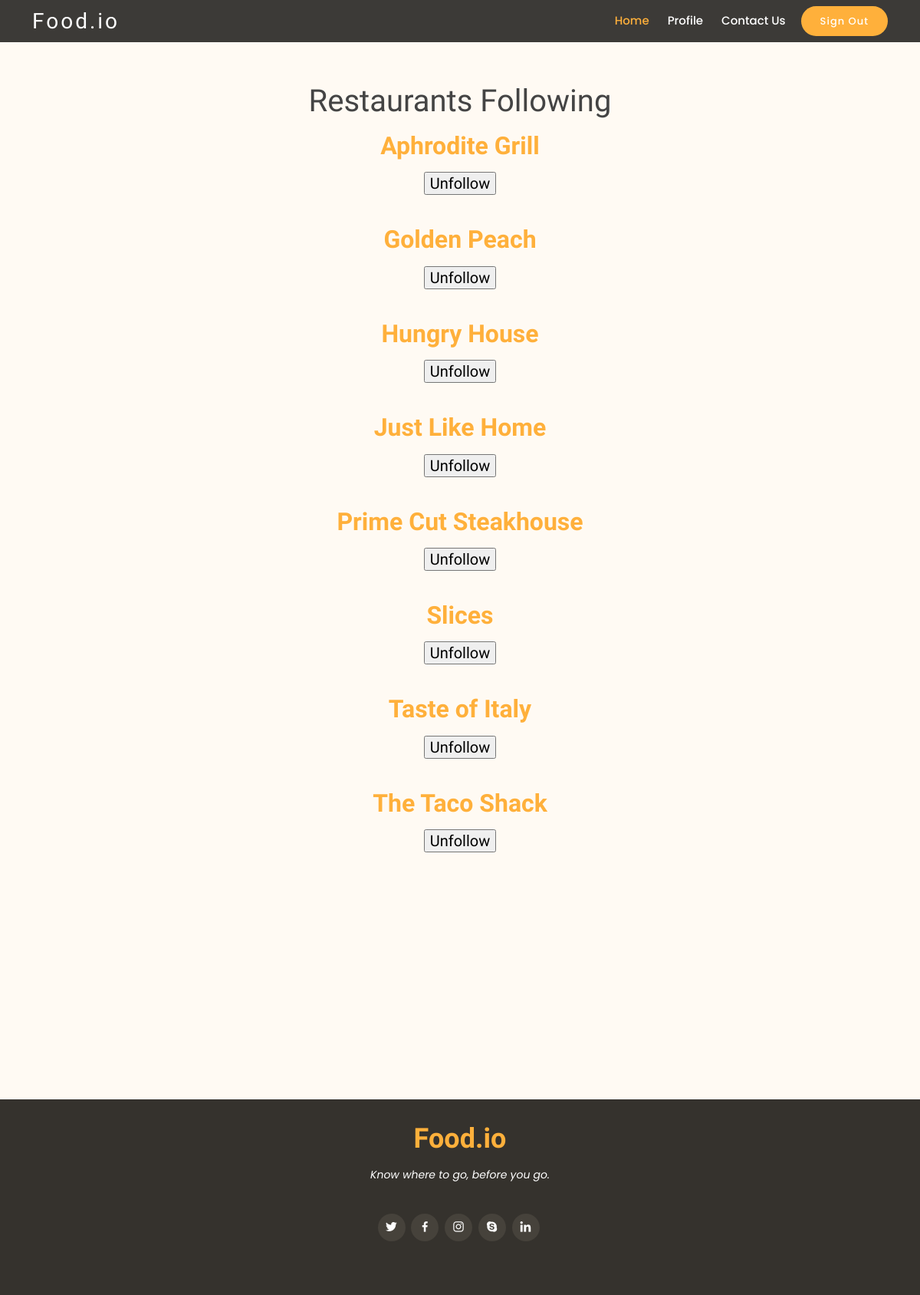
Screenshot of /foodio/profiles/userfollowing.php (signed in) with the database file from the repository.
### tables this page shows
CREATE TABLE `follow` (
  `follow_ID` int(11) NOT NULL AUTO_INCREMENT,
  `user_ID` int(11) NOT NULL,
  `restaurant_ID` int(11) NOT NULL,
  PRIMARY KEY (`follow_ID`),
  KEY `restaurant_ID` (`restaurant_ID`),
  KEY `user_ID` (`user_ID`),
  CONSTRAINT `follow_ibfk_1` FOREIGN KEY (`restaurant_ID`) REFERENCES `restaurant` (`restaurant_ID`),
  CONSTRAINT `follow_ibfk_2` FOREIGN KEY (`user_ID`) REFERENCES `user` (`user_ID`)
);

CREATE TABLE `restaurant` (
  `restaurant_ID` int(11) NOT NULL AUTO_INCREMENT,
  `restaurant_name` varchar(128) NOT NULL,
  `restaurant_password` varchar(255) NOT NULL,
  `restaurant_description` varchar(500) NOT NULL,
  `address` varchar(250) NOT NULL,
  `owner_name` varchar(128) NOT NULL,
  `phone` char(10) NOT NULL,
  `restaurant_email` varchar(250) NOT NULL,
  `restaurant_type` varchar(25) NOT NULL,
  PRIMARY KEY (`restaurant_ID`)
);

### foodio/profiles/userfollowing.php (the view, shortened to what this page needs)
<!DOCTYPE html>
<html lang="en">
<head>
  <link href="../assets/vendor/animate.css/animate.min.css" rel="stylesheet">
  <link href="../assets/vendor/bootstrap/css/bootstrap.min.css" rel="stylesheet">
  <link href="../assets/vendor/bootstrap-icons/bootstrap-icons.css" rel="stylesheet">
  <link href="../assets/vendor/boxicons/css/boxicons.min.css" rel="stylesheet">
  <link href="../assets/vendor/glightbox/css/glightbox.min.css" rel="stylesheet">
  <link href="../assets/vendor/swiper/swiper-bundle.min.css" rel="stylesheet">
  <link href="../assets/css/style.css" rel="stylesheet">
</head>
<body>
  <header id="header" class="fixed-top d-flex align-items-center">
    <div class="container-fluid container-xl d-flex align-items-center justify-content-between">
      <div class="logo me-auto">
        <h1><a href="../home.php">Food.io</a></h1>
      </div>
      <nav id="navbar" class="navbar order-last order-lg-0">
        <ul>
          <li><a class="nav-link scrollto active" href="../home.php">Home</a></li>
          <li><a class="nav-link scrollto" href="../redirect.php">Profile</a></li>
          <li><a class="nav-link scrollto" href="../contactus.php">Contact Us</a></li>
        </ul>
      </nav>
      <a href="../login/userloginpage.php" class="book-a-table-btn scrollto">Sign Out</a>
    </div>
  </header>
  <main id="main">
    <section id="about" class="about">
      <div class="container">
        <div class="section-title">
          <h1><span><br>Restaurants Following</h1>
		  <?php
				require_once '../dbinfo.php';
				$conn = new mysqli($hn, $un, $pw, $db);
				$userID = $_SESSION['userID'];
				$query = "select r.restaurant_name, f.follow_ID
				from restaurant as r
				inner join follow as f on r.restaurant_ID = f.restaurant_ID
				inner join user as u on f.user_ID = f.user_ID
				where f.user_ID = $userID
				group by r.restaurant_name";
				$result = $conn->query($query);
				$rows = $result->num_rows;
				for($j=0; $j<$rows; ++$j){
					$result->data_seek($j);
					$row = $result->fetch_array(MYSQLI_NUM);
				echo <<<_END
					<h2><a href="../restaurants/$row[0]">$row[0]</a><h2>
					<h5>
					<form action='userfollowing.php' method='post'>
						<input type='hidden' name='unfollow' value='yes'>
						<input type='hidden' name='followID' value='$row[1]'>
						<input type='submit' value='Unfollow'>
					</form>
					<br>
					</h5>
				_END;
				}
		  ?>
		  <h1><br><br><br><br></h1>
        </div>
      </div>
    </section>
  </main>
  <footer id="footer">
    <div class="container">
      <h3>Food.io</h3>
      <p>Know where to go, before you go.</p>
      <div class="social-links">
        <a href="#" class="twitter"><i class="bx bxl-twitter"></i></a>
        <a href="#" class="facebook"><i class="bx bxl-facebook"></i></a>
        <a href="#" class="instagram"><i class="bx bxl-instagram"></i></a>
        <a href="#" class="google-plus"><i class="bx bxl-skype"></i></a>
        <a href="#" class="linkedin"><i class="bx bxl-linkedin"></i></a>
      </div>
    </div>
  </footer>
</body>
</html>

### foodio/assets/css/style.css (style rules this page uses)
body { font-family: "Poppins", sans-serif; color: #444444; }
a { text-decoration: none; color: #ffb03b; }
h1, h2, h3, h4, h5, h6 { font-family: "Satisfy", sans-serif; }
#header { top: 0px; height: 55px; z-index: 997; transition: all 0.5s; padding: 10px 0; background: rgba(26, 24, 22, 0.85); }
#header .logo h1 { font-size: 28px; margin: 0; line-height: 1; font-weight: 400; letter-spacing: 3px; }
#header .logo h1 a, #header .logo h1 a:hover { color: #fff; text-decoration: none; }
.book-a-table-btn { background: #ffb03b; color: #fff; border-radius: 50px; margin: 0 0 0 20px; padding: 10px 25px; font-size: 13px; font-weight: 500; letter-spacing: 1px; transition: 0.3s; white-space: nowrap; }
.navbar { padding: 0; }
.navbar ul { margin: 0; padding: 0; display: flex; list-style: none; align-items: center; }
.navbar li { position: relative; }
.navbar a, .navbar a:focus { display: flex; align-items: center; justify-content: space-between; padding: 10px 0 10px 24px; font-size: 15px; font-weight: 500; color: white; white-space: nowrap; transition: 0.3s; }
.navbar a:hover, .navbar .active, .navbar .active:focus, .navbar li:hover > a { color: #ffb03b; }
section { padding: 60px 0; }
.section-title { text-align: center; padding-bottom: 30px; }
.section-title h2 { margin: 15px 0 0 0; font-size: 32px; font-weight: 700; color: #5f5950; }
.about { background: #fffaf3; }
#footer { background: #35322d; color: #fff; font-size: 14px; text-align: center; padding: 30px 0; }
#footer h3 { font-size: 36px; font-weight: 700; color: #ffb03b; position: relative; padding: 0; margin: 0 0 15px 0; }
#footer p { font-size: 15; font-style: italic; padding: 0; margin: 0 0 40px 0; }
#footer .social-links { margin: 0 0 40px 0; }
#footer .social-links a { font-size: 18px; display: inline-block; background: #46423b; color: #fff; line-height: 1; padding: 8px 0; margin-right: 4px; border-radius: 50%; text-align: center; width: 36px; height: 36px; transition: 0.3s; }

### rows the page displays
follow: restaurant_ID.restaurant_name "Aphrodite Grill"
follow: restaurant_ID.restaurant_name "Golden Peach"
follow: restaurant_ID.restaurant_name "Hungry House"
follow: restaurant_ID.restaurant_name "Just Like Home"
follow: restaurant_ID.restaurant_name "Prime Cut Steakhouse"
follow: restaurant_ID.restaurant_name "Slices"
follow: restaurant_ID.restaurant_name "Taste of Italy"
follow: restaurant_ID.restaurant_name "The Taco Shack"
